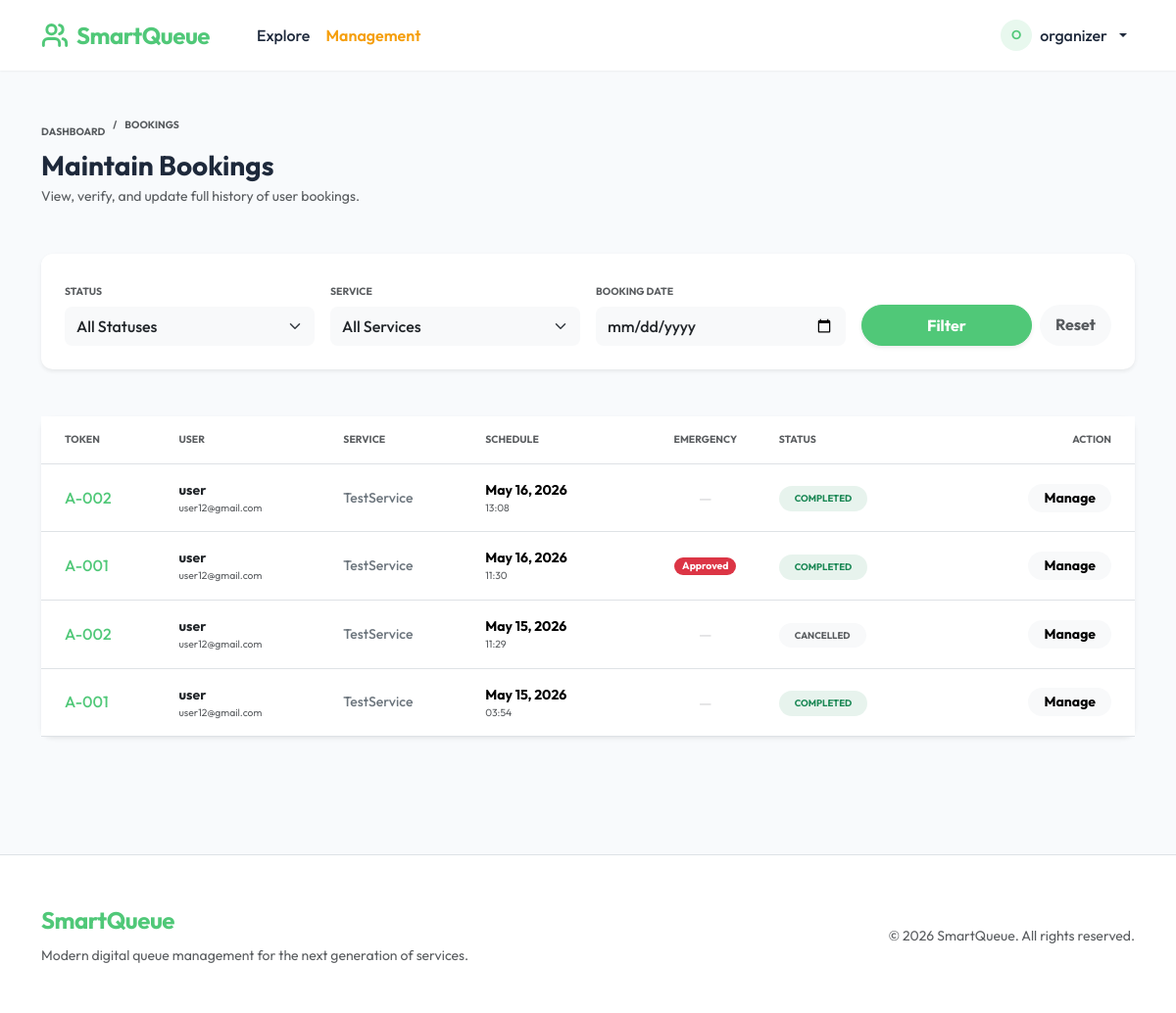
Page /organizer/test/bookings/ (signed in) on the earlier database version.
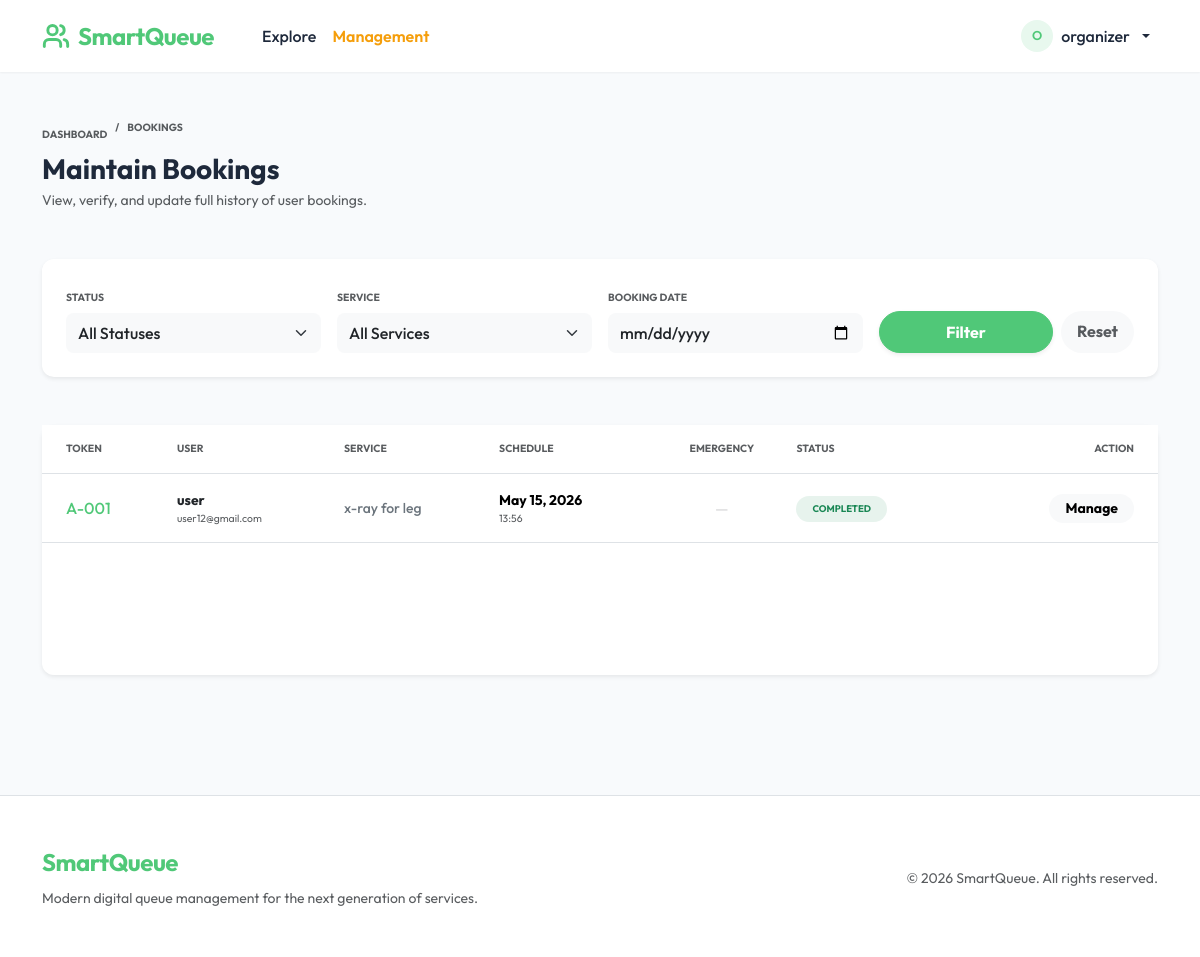
Same page on the later database version.
### apps/queue/models.py (models this page shows, shortened)
class Token(models.Model):
    STATUS_WAITING = 'waiting'
    STATUS_CALLED = 'called'
    STATUS_SERVING = 'serving'
    STATUS_COMPLETED = 'completed'
    STATUS_CANCELLED = 'cancelled'
    STATUS_CHOICES = [
        (STATUS_WAITING, 'Waiting'),
        (STATUS_CALLED, 'Called'),
        (STATUS_SERVING, 'Serving'),
        (STATUS_COMPLETED, 'Completed'),
        (STATUS_CANCELLED, 'Cancelled'),
    ]
    token_number = models.CharField(max_length=20)
    service = models.ForeignKey('organizations.Service', on_delete=models.CASCADE, related_name='tokens')
    user = models.ForeignKey(settings.AUTH_USER_MODEL, on_delete=models.CASCADE, related_name='tokens')
    organization = models.ForeignKey(
        'organizations.Organization',
        on_delete=models.CASCADE,
        related_name='tokens',
    )
    status = models.CharField(max_length=20, choices=STATUS_CHOICES, default=STATUS_WAITING)
    created_at = models.DateTimeField(auto_now_add=True)
    estimated_time = models.DateTimeField(null=True, blank=True)
    called_at = models.DateTimeField(null=True, blank=True)
    completed_at = models.DateTimeField(null=True, blank=True)
    is_emergency = models.BooleanField(default=False)
    emergency_reason = models.TextField(blank=True)
    emergency_document = models.FileField(upload_to='emergency_docs/', blank=True, null=True)
    emergency_approved = models.BooleanField(default=False)
    booking_date = models.DateField()
    archived = models.BooleanField(default=False)
    class Meta:
        ordering = ['created_at']
        constraints = [
            models.UniqueConstraint(
                fields=['service', 'token_number', 'booking_date'],
                name='uniq_token_number_per_service_day',
            ),
        ]

### apps/organizations/models.py (models this page shows, shortened)
class Service(models.Model):
    organization = models.ForeignKey(Organization, on_delete=models.CASCADE, related_name='services')
    name = models.CharField(max_length=200)
    avg_service_time = models.IntegerField(default=10, help_text='Minutes per person')
    token_prefix = models.CharField(max_length=5, default='A')
    is_active = models.BooleanField(default=True)
    created_at = models.DateTimeField(auto_now_add=True)
    class Meta:
        ordering = ['name']

### apps/organizations/organizer_views.py (the view)
# urls.py: path('organizer/<slug:slug>/bookings/', organizer_views.OrganizerBookingListView.as_view(), name='organizer_booking_list'),
class OrganizerBookingListView(OrganizerRequiredMixin, ListView):
    model = Token
    template_name = 'organizations/organizer/booking_list.html'
    context_object_name = 'tokens'
    paginate_by = 20
    def get_queryset(self):
        org_slug = self.kwargs.get('slug')
        organization = get_object_or_404(Organization, slug=org_slug)
        queryset = Token.objects.filter(organization=organization).select_related('service', 'user').order_by('-booking_date', '-created_at')
        status = self.request.GET.get('status')
        if status:
            queryset = queryset.filter(status=status)
        date = self.request.GET.get('date')
        if date:
            queryset = queryset.filter(booking_date=date)
        service_id = self.request.GET.get('service')
        if service_id:
            queryset = queryset.filter(service_id=service_id)
        return queryset
    def get_context_data(self, **kwargs):
        context = super().get_context_data(**kwargs)
        org_slug = self.kwargs.get('slug')
        organization = get_object_or_404(Organization, slug=org_slug)
        context['organization'] = organization
        context['services'] = organization.services.all()
        context['status_choices'] = Token.STATUS_CHOICES
        return context

### apps/organizations/organizer_views.py (called while the page is built)
    def test_func(self):
        org_slug = self.kwargs.get('slug') or self.kwargs.get('org_slug')
        if not org_slug:
            service_id = self.kwargs.get('service_id')
            if service_id:
                service = get_object_or_404(Service, pk=service_id)
                organization = service.organization
            else:
                return False
        else:
            organization = get_object_or_404(Organization, slug=org_slug)
        return self.request.user.is_staff or organization.organizers.filter(pk=self.request.user.pk).exists()

### apps/templates/organizations/organizer/booking_list.html (shortened to what the changed rows need)
{% extends "base.html" %}
{% block content %}
<div class="row align-items-center mb-5">
    <div class="col">
        <h1 class="h3 fw-bold mb-1">Maintain Bookings</h1>
    </div>
</div>
<div class="card border-0 shadow-sm mb-4" style="border-radius: 20px;">
    <div class="card-body p-0">
        <div class="table-responsive">
            <table class="table table-hover align-middle mb-0">
                <thead class="bg-light">
                    <tr>
                        <th class="ps-4 py-3 text-muted x-small fw-bold text-uppercase">Token</th>
                        <th class="py-3 text-muted x-small fw-bold text-uppercase">User</th>
                        <th class="py-3 text-muted x-small fw-bold text-uppercase">Service</th>
                        <th class="py-3 text-muted x-small fw-bold text-uppercase">Schedule</th>
                        <th class="py-3 text-muted x-small fw-bold text-uppercase text-center">Emergency</th>
                        <th class="py-3 text-muted x-small fw-bold text-uppercase">Status</th>
                        <th class="pe-4 py-3 text-muted x-small fw-bold text-uppercase text-end">Action</th>
                    </tr>
                </thead>
                <tbody>
                    {% for token in tokens %}
                    <tr>
                        <td class="ps-4 py-3 fw-extrabold text-primary h6 mb-0">{{ token.token_number }}</td>
                        <td class="py-3">
                            <div class="fw-bold text-dark small">{{ token.user.username }}</div>
                            <div class="x-small text-muted">{{ token.user.email|truncatechars:20 }}</div>
                        </td>
                        <td class="py-3 small fw-medium text-secondary">{{ token.service.name }}</td>
                        <td class="py-3">
                            <div class="small fw-bold">{{ token.booking_date|date:"M d, Y" }}</div>
                            <div class="x-small text-muted">{{ token.created_at|date:"H:i" }}</div>
                        </td>
                        <td class="py-3 text-center">
                            {% if token.is_emergency %}
                                <div class="d-flex flex-column align-items-center gap-1">
                                    {% if token.emergency_approved %}
                                        <span class="badge bg-danger rounded-pill px-2 py-1 x-small fw-bold">Approved</span>
                                    {% else %}
                                        <span class="badge bg-danger bg-opacity-10 text-danger rounded-pill px-2 py-1 x-small fw-bold">Pending</span>
                                    {% endif %}
                                </div>
                            {% else %}
                                <span class="text-muted opacity-25">—</span>
                            {% endif %}
                        </td>
                        <td class="py-3">
                            {% if token.status == 'waiting' %}
                                <span class="badge bg-primary-light text-primary px-3 py-2 rounded-pill fw-bold" style="font-size: 0.6rem;">WAITING</span>
                            {% elif token.status == 'serving' %}
                                <span class="badge bg-info bg-opacity-10 text-info px-3 py-2 rounded-pill fw-bold" style="font-size: 0.6rem;">SERVING</span>
                            {% elif token.status == 'completed' %}
                                <span class="badge bg-success bg-opacity-10 text-success px-3 py-2 rounded-pill fw-bold" style="font-size: 0.6rem;">COMPLETED</span>
                            {% elif token.status == 'called' %}
                                <span class="badge bg-warning bg-opacity-10 text-warning px-3 py-2 rounded-pill fw-bold" style="font-size: 0.6rem;">CALLED</span>
                            {% else %}
                                <span class="badge bg-light text-muted px-3 py-2 rounded-pill fw-bold" style="font-size: 0.6rem;">CANCELLED</span>
                            {% endif %}
                        </td>
                        <td class="pe-4 py-3 text-end">
                            <div class="dropdown">
                                <button class="btn btn-sm btn-light rounded-pill px-3 fw-bold border-0" type="button" data-bs-toggle="dropdown" data-bs-boundary="viewport">
                                    Manage
                                </button>
                            </div>
                        </td>
                    </tr>
                    {% empty %}
                    <tr>
                        <td colspan="7" class="text-center py-5 text-muted small">
                            No bookings found matching your criteria.
                        </td>
                    </tr>
                    {% endfor %}
                </tbody>
            </table>
        </div>
    </div>
</div>
{% endblock %}

Differences in the rows shown:
removed Token: token_number "A-002", user.username "user", user.email "user12@gmail.com", service.name "TestService", booking_date "May 16, 2026", created_at "13:08", status "COMPLETED"
removed Token: token_number "A-001", user.username "user", user.email "user12@gmail.com", service.name "TestService", booking_date "May 16, 2026", created_at "11:30", is_emergency "Approved", status "COMPLETED"
removed Token: token_number "A-002", user.username "user", user.email "user12@gmail.com", service.name "TestService", booking_date "May 15, 2026", created_at "11:29", status "CANCELLED"
removed Token: token_number "A-001", user.username "user", user.email "user12@gmail.com", service.name "TestService", booking_date "May 15, 2026", created_at "03:54", status "COMPLETED"
added Token: token_number "A-001", user.username "user", user.email "user12@gmail.com", service.name "x-ray for leg", booking_date "May 15, 2026", created_at "13:56", status "COMPLETED"
